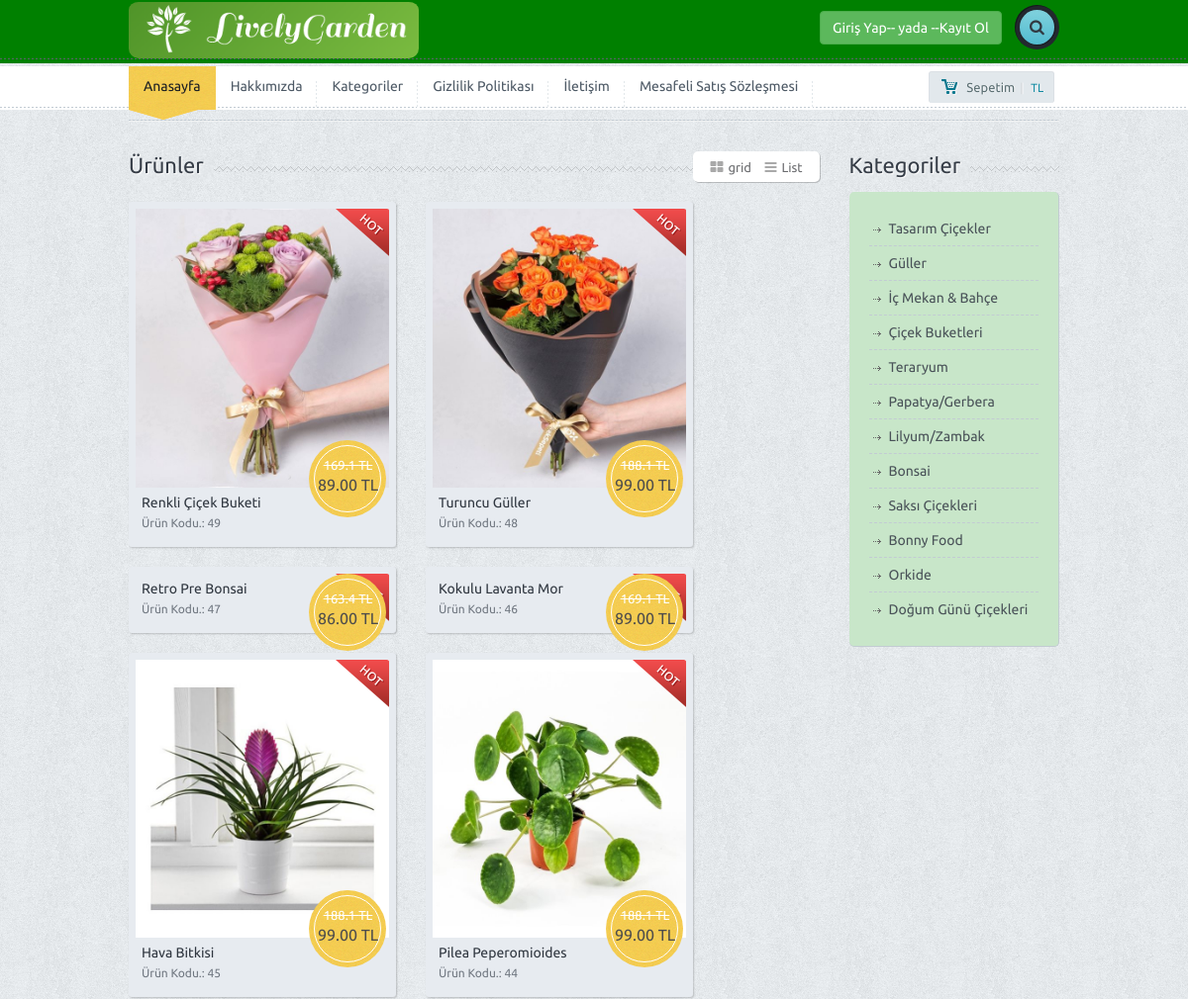
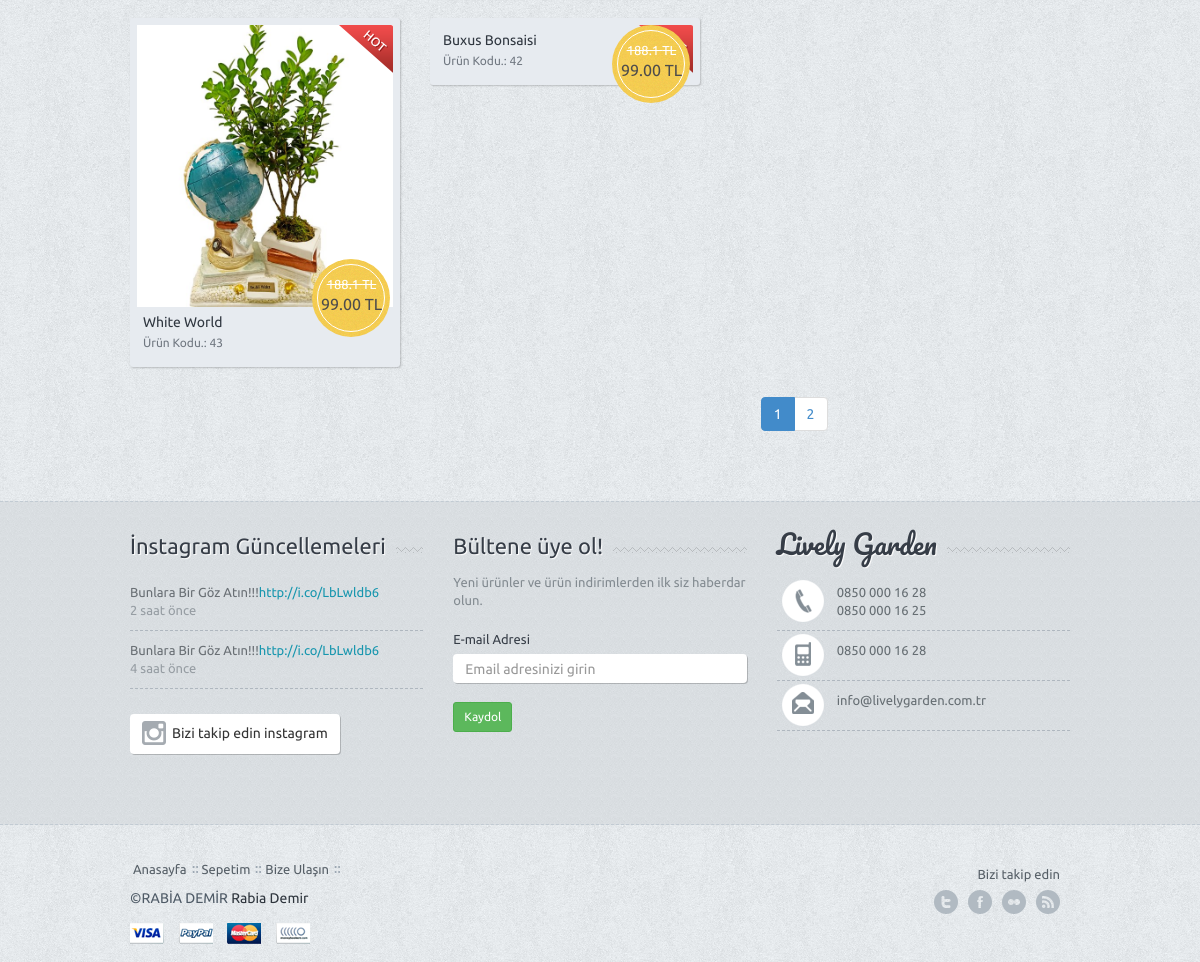
/categories.php, run on the app's committed database (2 pictures, top to bottom).
### tables this page shows
CREATE TABLE `setting` (
  `setting_id` int(11) NOT NULL,
  `setting_logo` varchar(300) NOT NULL,
  `setting_url` varchar(50) NOT NULL,
  `setting_title` varchar(300) NOT NULL,
  `setting_description` varchar(300) NOT NULL,
  `setting_keywords` varchar(50) NOT NULL,
  `setting_author` varchar(250) NOT NULL,
  `setting_phone` varchar(50) NOT NULL,
  `setting_gsm` varchar(50) NOT NULL,
  `setting_fax` varchar(50) NOT NULL,
  `setting_mail` varchar(50) NOT NULL,
  `setting_district` varchar(50) NOT NULL,
  `setting_province` varchar(50) NOT NULL,
  `setting_address` varchar(250) NOT NULL,
  `setting_shift` varchar(250) NOT NULL,
  `setting_maps` varchar(250) NOT NULL,
  `setting_analystic` varchar(250) NOT NULL,
  `setting_zopim` varchar(250) NOT NULL,
  `setting_facebook` varchar(50) NOT NULL,
  `setting_twitter` varchar(50) NOT NULL,
  `setting_google` varchar(50) NOT NULL,
  `setting_youtube` varchar(50) NOT NULL,
  `setting_smtphost` varchar(50) NOT NULL,
  `setting_smtpuser` varchar(50) NOT NULL,
  `setting_smtppassword` varchar(50) NOT NULL,
  `setting_smtpport` varchar(50) NOT NULL,
  `setting_maintenance` enum('0','1') NOT NULL DEFAULT '1'
);

CREATE TABLE `menu` (
  `menu_id` int(11) NOT NULL,
  `menu_top` varchar(50) NOT NULL,
  `menu_name` varchar(50) NOT NULL,
  `menu_detail` text NOT NULL,
  `menu_order` int(2) NOT NULL,
  `menu_url` varchar(250) NOT NULL,
  `menu_status` enum('0','1') NOT NULL,
  `menu_seourl` varchar(250) NOT NULL
);

CREATE TABLE `product` (
  `product_id` int(11) NOT NULL,
  `category_id` int(11) NOT NULL,
  `product_time` datetime NOT NULL DEFAULT current_timestamp(),
  `product_name` varchar(250) NOT NULL,
  `product_seourl` varchar(100) NOT NULL,
  `product_description` text NOT NULL,
  `product_price` float(9,2) NOT NULL,
  `product_video` varchar(50) NOT NULL,
  `product_stock` int(11) NOT NULL,
  `product_keywords` varchar(250) NOT NULL,
  `product_status` enum('0','1') NOT NULL,
  `product_standout` enum('0','1') NOT NULL,
  `product_imgpath` varchar(500) NOT NULL
);

CREATE TABLE `category` (
  `category_id` int(11) NOT NULL,
  `category_name` varchar(100) NOT NULL,
  `category_top` int(2) NOT NULL,
  `category_seourl` varchar(250) NOT NULL,
  `category_order` int(11) NOT NULL,
  `category_status` enum('0','1') NOT NULL
);

### admin/production/function.php (called while the page is built, shortened)
<?php
function seo($str, $options = array())
{
    $str = mb_convert_encoding((string)$str, 'UTF-8', mb_list_encodings());
    $defaults = array(
        'delimiter' => '-',
        'limit' => null,
        'lowercase' => true,
        'replacements' => array(),
        'transliterate' => true
    );
    $options = array_merge($defaults, $options);
    $str = preg_replace(array_keys($options['replacements']), $options['replacements'], $str);
    if ($options['transliterate']) {
        $str = str_replace(array_keys($char_map), $char_map, $str);
    }
    $str = preg_replace('/[^\p{L}\p{Nd}]+/u', $options['delimiter'], $str);
    $str = preg_replace('/(' . preg_quote($options['delimiter'], '/') . '){2,}/', '$1', $str);
    $str = mb_substr($str, 0, ($options['limit'] ? $options['limit'] : mb_strlen($str, 'UTF-8')), 'UTF-8');
    $str = trim($str, $options['delimiter']);
    return $options['lowercase'] ? mb_strtolower($str, 'UTF-8') : $str;
}
?>

### categories.php (the view, shortened to what this page needs)
<?php
include 'header.php';
?>
<div class="container">
	<div class="lines"></div>
</div>
<div class="container">
	<div class="row">
		<div class="col-md-9">
			<div class="title-bg">
				<div class="title">Ürünler</div>
				<div class="title-nav">
					<a href="javascripti:void(0);"><i class="fa fa-th-large"></i>grid</a>
					<a href="javascripti:void(0);"><i class="fa fa-bars"></i>List</a>
				</div>
			</div>
			<div class="row prdct">
				<?php
                     $onThePage = 8;
                     $query=$db->prepare("SELECT * from category");
                     $query->execute();
                     $totalContent=$query->rowCount();
                     $totalPage = ceil($totalContent / $onThePage);
                     $page = isset($_GET['page']) ? (int) $_GET['page'] : 1;
                     $limit = ($page - 1) * $onThePage;
                     if (isset($_GET['sef'])) {
                     	$askCategory=$db->prepare("SELECT * FROM category where category_seourl=:seourl");
                     	$askCategory->execute(array(
                     		'seourl' => $_GET['sef']
                     		));
                     	$getCategory=$askCategory->fetch(PDO::FETCH_ASSOC);
                     	$category_id=$getCategory['category_id'];
                     	$askProduct=$db->prepare("SELECT * FROM product where category_id=:category_id order by product_id DESC limit $limit,$onThePage");
                     	$askProduct->execute(array(
                     		'category_id' => $category_id
                     		));
                     	$totalContent=$askProduct->rowCount();
                     } else {
                     	$askProduct=$db->prepare("SELECT * FROM product order by product_id DESC limit $limit,$onThePage");
                     	$askProduct->execute();
                     }
                     while($getProduct=$askProduct->fetch(PDO::FETCH_ASSOC)) {
                     	?>
                     	<div style="width:300px;"   class="col-md-4">
                     		<div class="productwrap">
                     			<div  class="pr-img">
                     				<div class="hot"></div>
                     				<a href="product-<?=seo($getProduct['product_name']).'-'.$getProduct["product_id"] ?>"><img  src="<?php echo $getProduct['product_imgpath']; ?>" alt="" class="img-responsive"></a>
                     				<div class="pricetag on-sale"><div class="inner on-sale"><span class="onsale"><span class="oldprice"><?php echo $getProduct['product_price']*1.90 ?> TL</span><?php echo $getProduct['product_price'] ?> TL</span></div></div>
                     			</div>
                     			<span class="smalltitle"><a href="product.htm"><?php echo $getProduct['product_name'] ?></a></span>
                     			<span class="smalldesc">Ürün Kodu.: <?php echo $getProduct['product_id'] ?></span>
                     		</div>
                     	</div>
                     	<?php } ?>
                     	<div align="right" class="col-md-12">
                     		<ul class="pagination">
                     			<?php
                     			$r=0;
                     			while ($r < $totalPage) {
                     				$r++; ?>
                     				<?php
                     				if ($r==$page) {?>
                     				<li class="active">
                     					<a href="categories?page=<?php echo $r; ?>"><?php echo $r; ?></a>
                     				</li>
                     				<?php } else {?>
                     				<li>
                     					<a href="categories?page=<?php echo $r; ?>"><?php echo $r; ?></a>
                     				</li>
                     				<?php   }
                     			}
                     			?>
                     		</ul>
                     	</div>
                     </div>
			</div>
			<?php include 'sidebar.php' ?>
		</div>
		<div class="spacer"></div>
	</div>
	<?php include 'footer.php'; ?>

### header.php (shortened to what this page needs)
<?php
include 'admin/operation/connect.php';
include 'admin/production/function.php';
$askSetting=$db->prepare("SELECT * FROM setting where setting_id=:id");
$askSetting->execute(array(
   'id'=>0));
$getSetting=$askSetting->fetch(PDO::FETCH_ASSOC);
$askUser=$db->prepare("SELECT * FROM user where user_mail=:mail ");
$askUser->execute(array(
  'mail' => $_SESSION['userUser_mail']
  ));
$getUser=$askUser->fetch(PDO::FETCH_ASSOC);
 ?>
<!DOCTYPE html>
<html lang="en">
  <head>
	<link href='font-awesome\css\font-awesome.css' rel="stylesheet" type="text/css">
    <link href="bootstrap\css\bootstrap.min.css" rel="stylesheet">
	<link rel="stylesheet" href="style.css">
	<link rel="stylesheet" href="css\owl.carousel.css">
	<link rel="stylesheet" href="css\owl.transitions.css">
	<link rel="stylesheet" href="css\owl.carousel.min.js">
  </head>
  <body>
  <div id="wrapper">
	<div style="background:green; "  class="header">
		<div class="container">
			<div class="row">
				<div class="col-xs-6 col-md-4 main-logo">
					<a  href="index.php"><img  src="<?php  echo $getSetting['setting_logo']; ?>" alt="logo" class="logo img-responsive" style= "border-radius: 10px;"></a>
				</div>
				<div    class="col-md-8">
					<div class="pushright">
						<div  class="top">
				<?php
             if (!isset($_SESSION['userUser_mail'])) {?>
             <a href="#" id="reg" class="btn btn-default btn-success">Giriş Yap<span>-- yada --</span>Kayıt Ol</a>
             <?php } else { ?>
             <a  class="btn btn-default btn-success">Hoşgeldin<span>--</span><?php echo $getUser['user_name'] ?></a>
             <?php } ?>
							<div  class="srch-wrap">
								<a href="#" id="srch" class="btn btn-default btn-search "><i class="fa fa-search"></i></a>
							</div>
						</div>
					</div>
				</div>
			</div>
		</div>
		<div class="dashed"></div>
	</div>
	<div class="main-nav">
		<div class="navbar navbar-default navbar-static-top">
  <div class="container">
   <div class="row">
    <div class="col-md-10">
		<div  class="navbar-collapse collapse">
    <ul class="nav navbar-nav">
     <li><a href="index.php"  class="active">Anasayfa</a><div class="curve"></div></li>
     <?php
     $askMenu=$db->prepare("SELECT * FROM menu where menu_status=:status order by menu_order ASC limit 5");
     $askMenu->execute(array(
      'status' => 1
      ));
     while($getMenu=$askMenu->fetch(PDO::FETCH_ASSOC)) {
       ?>
       <li><a href="
        <?php
        if (!empty($getMenu['menu_url'])) {
          echo $getMenu['menu_url'];
        } else {
          echo "page-".seo($getMenu['menu_name']);
        }
        ?>
        "><?php echo $getMenu['menu_name'] ?></a></li>
        <?php } ?>
      </ul>
    </div>
</div>
<div class="col-md-2 machart">
						<button id="popcart" class="btn btn-default btn-chart btn-sm "><span class="mychart">Sepetim</span>|<span class="allprice"><?php  echo $total_price; ?> TL</span></button>
						</div>
</div>
</div>
</div>

### sidebar.php
<div   class="col-md-3">
				<div class="title-bg">
					<div  class="title">Kategoriler</div>
				</div>
				<div style="background: #C8E6C9" class="categorybox">
					<ul>
					<?php
                    $askCategory=$db->prepare("SELECT * FROM category order by category_order ASC  ");
                  $askCategory->execute(array());
					 while($getCategory=$askCategory->fetch(PDO::FETCH_ASSOC)) { ?>
						<li><a href="categories-<?=seo($getCategory['category_name']) ?>"><?php echo $getCategory['category_name']; ?></a></li>
					 <?php  } ?>
					</ul>
				</div>
			</div>

### footer.php (shortened to what this page needs)
<div class="f-widget">
		<div class="container">
			<div class="row">
				<div class="col-md-4">
					<div class="title-widget-bg">
						<div class="title-widget">İnstagram Güncellemeleri</div>
					</div>
					<ul class="tweets">
						<li>Bunlara Bir Göz Atın!!!<a href="#">http://i.co/LbLwldb6 </a>
						<span>2 saat önce</span></li>
						<li>Bunlara Bir Göz Atın!!!<a href="#">http://i.co/LbLwldb6 </a>
						<span>4 saat önce</span></li>
					</ul>
					<a href="#" class="btn btn-default btn-follow"><i class="fa fa-instagram fa-2x"></i><div>Bizi takip edin instagram</div></a>
				</div>
				<div class="col-md-4">
					<div class="title-widget-bg">
						<div class="title-widget">Bültene üye ol!</div>
					</div>
					<div class="newsletter">
						<p>
						Yeni ürünler ve ürün indirimlerden ilk siz haberdar olun.
						</p>
						<form role="form">
							<div class="form-group">
								<label>E-mail Adresi</label>
								<input type="email" class="form-control newstler-input" id="exampleInputEmail1" placeholder="Email adresinizi girin">
								<br>
								<button class="btn btn-default btn-success btn-sm">Kaydol</button>
							</div>
						</form>
					</div>
				</div>
				<div class="col-md-4">
					<div class="title-widget-bg">
						<div class="title-widget-cursive">Lively Garden</div>
					</div>
					<ul class="contact-widget">
						<li class="fphone"><?php echo $getSetting['setting_phone']; ?><br> <?php echo $getSetting['setting_fax']; ?> </li>
						<li class="fmobile"><?php  echo $getSetting['setting_gsm']?></li>
						<li class="fmail lastone"><?php  echo $getSetting['setting_mail']?></li>
					</ul>
				</div>
			</div>
			<div class="spacer"></div>
		</div>
	</div>
	<div class="footer">
		<div class="container">
			<div class="row">
				<div class="col-md-9">
					<ul class="footermenu">
						<li><a href="index.php">Anasayfa</a></li>
						<li><a href="cart.php">Sepetim</a></li>
						<li><a href="contact.php">Bize Ulaşın</a></li>
					</ul>
					<div class="f-credit">&copy;<?php echo $getSetting['setting_author']; ?> <a href="https://www.linkedin.com/in/rabiademirr/">Rabia Demir</a></div>
					<a href=""><div class="payment visa"></div></a>
					<a href=""><div class="payment paypal"></div></a>
					<a href=""><div class="payment mc"></div></a>
					<a href=""><div class="payment nh"></div></a>
				</div>
				<div class="col-md-3">
					<div class="followon">Bizi takip edin</div>
					<div class="fsoc">
						<a href="http://<?php echo $getSetting['setting_twitter'];  ?>" class="ftwitter">twitter</a>
						<a href="http://<?php echo $getSetting['setting_facebook'];  ?>" class="ffacebook">facebook</a>
                        <a href="http://<?php echo $getSetting['setting_youtube'];  ?>" class="fflickr">youtube</a>
						<a href="http://<?php echo $getSetting['setting_google'];  ?>" class="ffeed">Google</a>
					</div>
					<div class="clearfix"></div>
				</div>
			</div>
		</div>
	</div>
	</div>
  </body>
</html>

### data on the page
setting: setting_logo (picture), setting_phone "0850 000 16 28", setting_fax "0850 000 16 25", setting_gsm "0850 000 16 28", setting_mail "info@livelygarden.com.tr", setting_author "RABİA DEMİR"
menu: menu_name "Hakkımızda"
menu: menu_name "Kategoriler"
menu: menu_name "Gizlilik Politikası"
menu: menu_name "İletişim"
menu: menu_name "Mesafeli Satış Sözleşmesi"
product: product_imgpath (picture), $getProduct['product_price']*1.90 "169.1", product_price "89.00", product_name "Renkli Çiçek Buketi", product_id "49"
product: product_imgpath (picture), $getProduct['product_price']*1.90 "188.1", product_price "99.00", product_name "Turuncu Güller", product_id "48"
product: $getProduct['product_price']*1.90 "163.4", product_price "86.00", product_name "Retro Pre Bonsai", product_id "47"
product: $getProduct['product_price']*1.90 "169.1", product_price "89.00", product_name "Kokulu Lavanta Mor", product_id "46"
product: product_imgpath (picture), $getProduct['product_price']*1.90 "188.1", product_price "99.00", product_name "Hava Bitkisi", product_id "45"
product: product_imgpath (picture), $getProduct['product_price']*1.90 "188.1", product_price "99.00", product_name "Pilea Peperomioides", product_id "44"
product: product_imgpath (picture), $getProduct['product_price']*1.90 "188.1", product_price "99.00", product_name "White World", product_id "43"
product: $getProduct['product_price']*1.90 "188.1", product_price "99.00", product_name "Buxus Bonsaisi", product_id "42"
category: category_name "Tasarım Çiçekler"
category: category_name "Güller"
category: category_name "İç Mekan & Bahçe"
category: category_name "Çiçek Buketleri"
category: category_name "Teraryum"
category: category_name "Papatya/Gerbera"
category: category_name "Lilyum/Zambak"
category: category_name "Bonsai"
category: category_name "Saksı Çiçekleri"
category: category_name "Bonny Food"
category: category_name "Orkide"
category: category_name "Doğum Günü Çiçekleri"
